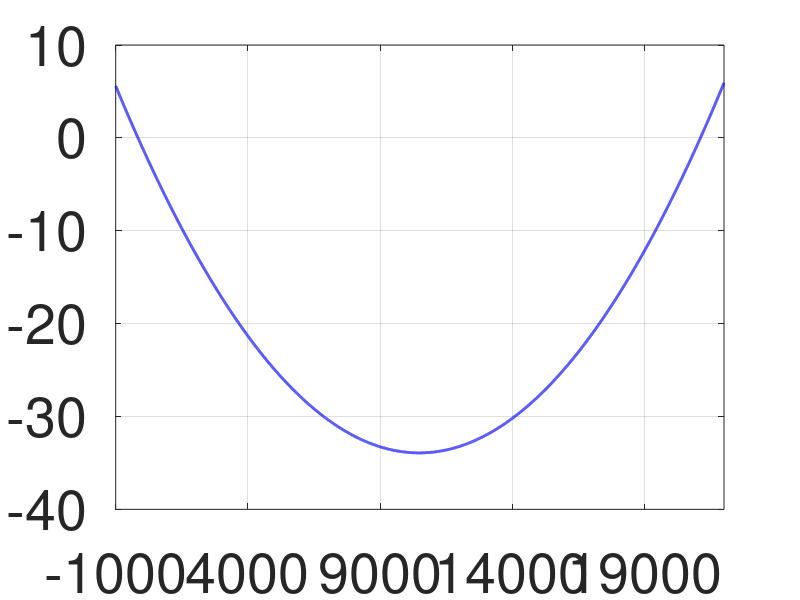

Recreate this plot in MATLAB.
%%LIMPEZAS
clear
clc

% Definição dos Parâmetros
R= 225; C=0.6e-6; L=0.5; Z=75;

% Definição da função

f = @(w) C*L*w.^2 - L*sqrt(1/Z^2 - 1/R^2)*w -1;

% Gráfico da função

ww= (-1000:1:22000)';
figure(1)
plot(ww, f(ww), '-b', 'Linewidth', 2);
grid on
set(gca, 'FontSize', 40, 'XTick', (-1000:5000:22000));
set(gca,'XLim',[ww(1),ww(end)])
hold on
grid on

